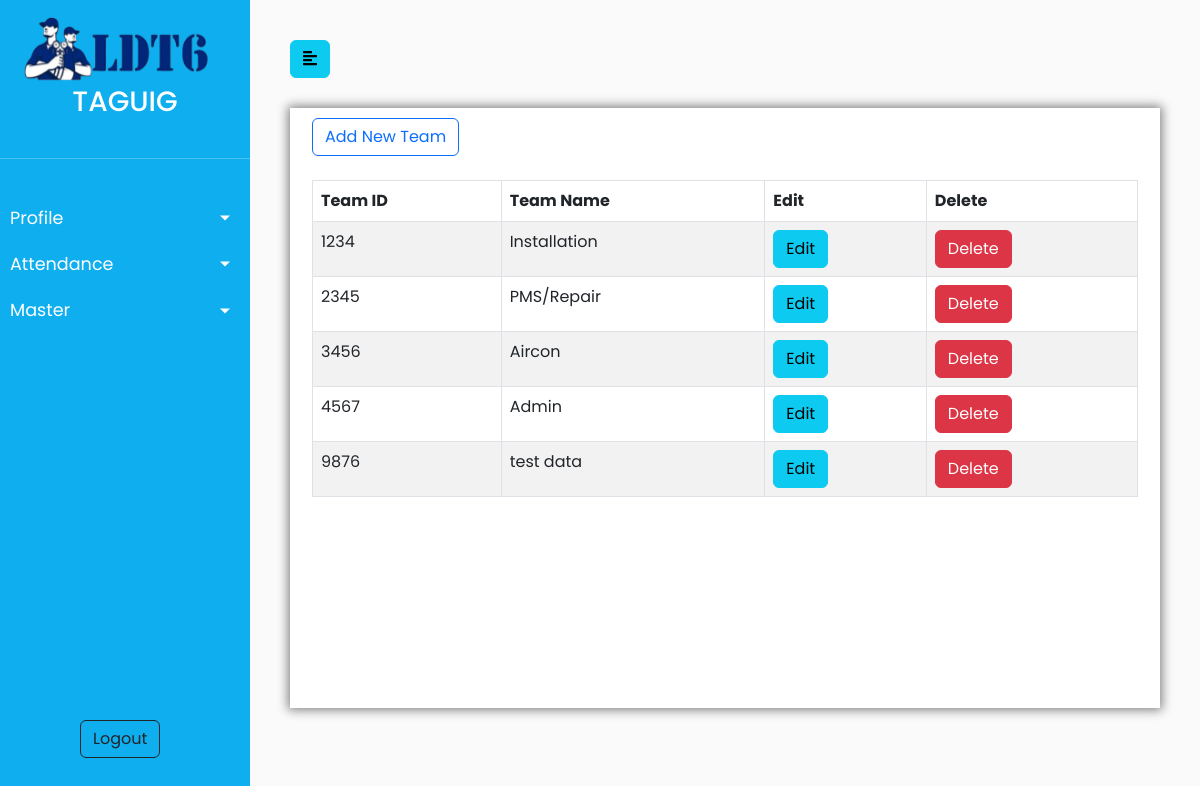
Page /pages/teamsrecord.php on the earlier database version.
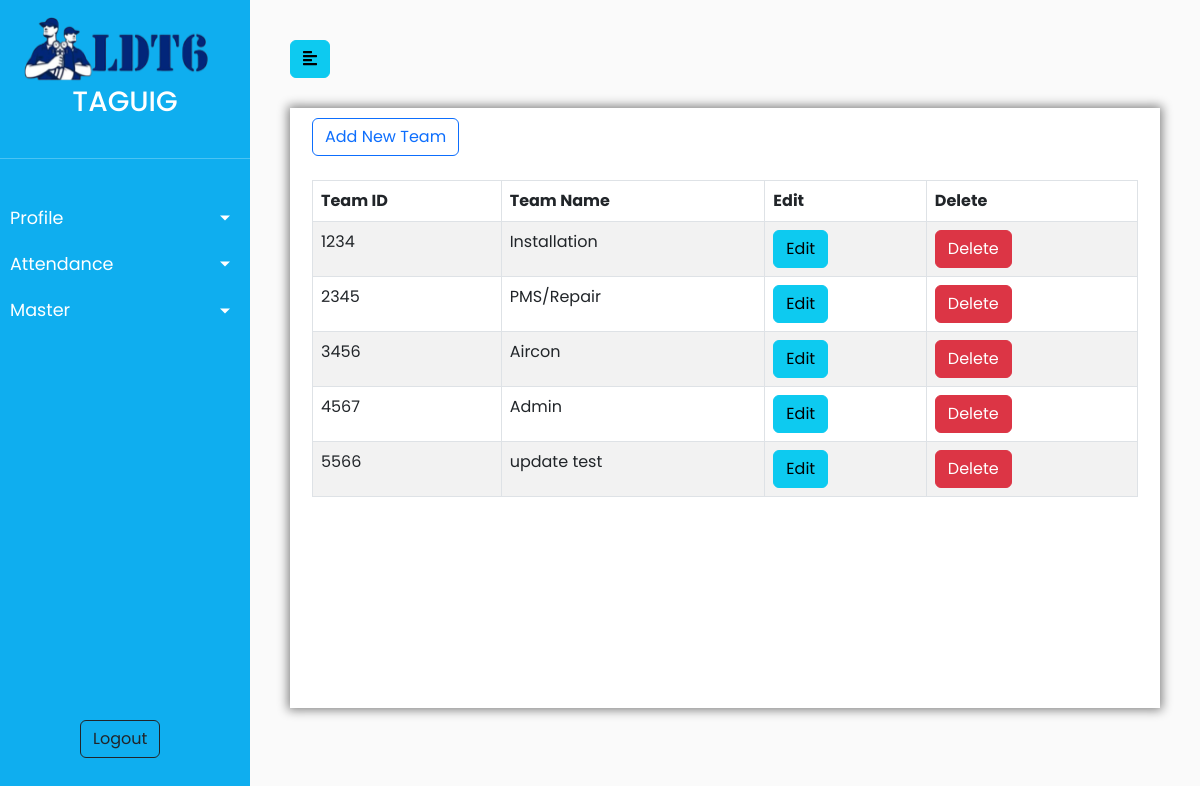
Same page on the later database version.
### tables this page shows
CREATE TABLE `designation_team` (
  `team_ID` int(4) NOT NULL,
  `team_name` varchar(45) NOT NULL,
  `team_description` varchar(60) DEFAULT NULL
);

### pages/teamsrecord.php (the view, shortened to what this page needs)
<?php
    require 'connection.php';
    $query = "SELECT * FROM designation_team";
    $result = mysqli_query($connection, $query);
?>
<!DOCTYPE html>
<html>
<head>
    <link href="https://cdn.jsdelivr.net/npm/bootstrap@5.2.3/dist/css/bootstrap.min.css" rel="stylesheet">
    <link rel="stylesheet" href="../css/teams.css">
    <link rel="stylesheet" href="../css/sidebar.css">
</head>
<body>
    <div class="wrapper">
        <nav id="sidebar">
           <div class="sidebar-header">
               <img src="../images/logo.png" alt="LDT6" class="header">
                <b><h3 style="text-align: center;">TAGUIG</h3></b>
            </div>
            <hr></hr>
            <ul class="list-unstyled components">
                <li>
                    <a href="#profileSubmenu" data-toggle="collapse" aria-expanded="false" class="dropdown-toggle">Profile</a>
                </li>
                <li>
                    <a href="#attendanceSubmenu" data-toggle="collapse" aria-expanded="false" class="dropdown-toggle">Attendance</a>
                </li>
    			 <li>
                    <a href="#masterSubmenu" data-toggle="collapse" aria-expanded="false" class="dropdown-toggle">Master</a>
                </li>
                <button type="button" class="btn btn-outline-dark logout" onClick="document.location.href='logout.php'">Logout</button>
        </nav>
        <div id="content">
            <button type="button" id="sidebarCollapse" class="btn btn-info">
                <i class="fas fa-align-left"></i>
            </button>
            <div id="body" class="box">
            	<div class="container">
            		<button id="btnAdd" type="button" class="btn btn-outline-primary" data-bs-toggle="modal" data-bs-target="#addModal">Add New Team</button>
            		<table id="employee-table" class="table table-responsive table-hover table-bordered table-striped">
            		<br>
            			<thead>
            			<tr>
            			<br>
                            <th>Team ID</th>
            				<th>Team Name</th>
            				<th>Edit</th>
            				<th>Delete</th>
            			</tr></thead>
            			<tbody>
                            <?php
                                while($team = mysqli_fetch_assoc($result)) {
                            ?>
                				<tr>
                                    <td><?php echo $team['team_ID']; ?></td>
                					<td><?php echo $team['team_name']; ?></td>
                					<td><button class="btn btn-info editBtn" data-toggle="modal">Edit</button></td>
                					<td><button class="btn btn-danger deleteBtn" data-bs-toggle="modal">Delete</button></td>
                				</tr>
                            <?php } ?>
            			</tbody>
            		</table>
            	</div>
            </div>
        </div>
    </div>
</body>
</html>

### css/teams.css (style rules this page uses)
body { font-family: 'Poppins', sans-serif; background: #fafafa; }
#body { height: 100%; width: 100%; }
a, a:hover, a:focus { color: inherit; text-decoration: none; transition: all 0.3s; }
.wrapper { display: flex; width: 100%; }
#sidebar { width: 250px; position: fixed; top: 0; left: 0; height: 100vh; z-index: 999; background: #0FAEEF; color: #fff; transition: all 0.3s; }
#sidebar .sidebar-header { padding: 15px; background: #0FAEEF; }
#sidebar ul.components { padding: 70px 0; border-bottom: 1px solid #0FAEEF; }
#sidebar ul li a { padding: 10px; font-size: 1.1em; display: block; }
a[data-toggle="collapse"] { position: relative; }
.dropdown-toggle::after { display: block; position: absolute; top: 50%; right: 20px; transform: translateY(-50%); }
button.logout { position: fixed; top: 90%; align-items: center; margin-left: 80px; }
.box { padding: 10px; margin: 30px auto; box-shadow: 0px 0px 10px 2px grey; background-color: white; }
#content { width: calc(100% - 250px); padding: 40px; min-height: 100vh; transition: all 0.3s; position: absolute; top: 0; right: 0; }

### css/sidebar.css (style rules this page uses)
body { font-family: 'Poppins', sans-serif; background: #fafafa; }
#body { height: 100%; width: 100%; }
a, a:hover, a:focus { color: inherit; text-decoration: none; transition: all 0.3s; }
.wrapper { display: flex; width: 100%; }
#sidebar { width: 250px; position: fixed; top: 0; left: 0; height: 100vh; z-index: 999; background: #0FAEEF; color: #fff; transition: all 0.3s; }
#sidebar .sidebar-header { padding: 15px; background: #0FAEEF; }
#sidebar ul.components { padding: 20px 0; border-bottom: 1px solid #0FAEEF; }
#sidebar ul li a { padding: 10px; font-size: 1.1em; display: block; }
a[data-toggle="collapse"] { position: relative; }
.dropdown-toggle::after { display: block; position: absolute; top: 50%; right: 20px; transform: translateY(-50%); }
button.logout { position: fixed; top: 90vh; align-items: center; margin-left: 80px; }
.box { padding: 10px; margin: 30px auto; box-shadow: 0px 0px 10px 2px grey; background-color: white; }
img.header { width:200px; height: 70px; }
#content { width: calc(100% - 250px); padding: 40px; min-height: 100vh; transition: all 0.3s; position: absolute; top: 0; right: 0; }

Differences in the rows shown:
removed designation_team: team_ID "9876", team_name "test data"
added designation_team: team_ID "5566", team_name "update test"
